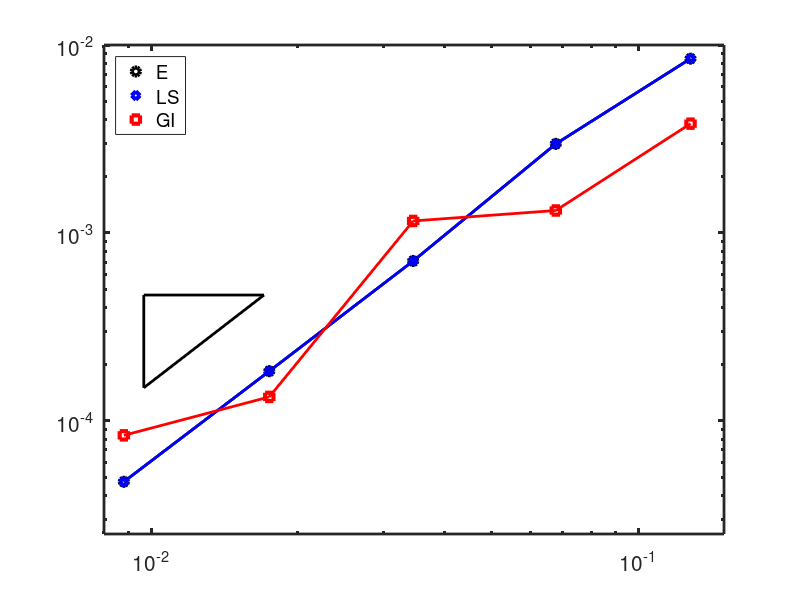

Here is the MATLAB script that generated this plot: (Note: this script raises an error after producing the figure.)
%shape = 'quads';
%shape = 'triangles';
shape = 'voronoi';

switch shape
    case 'triangles'
%%%%%%%%%%%%%%%%%Triangles

h = [0.10101525445522107, 0.05018856132284956, 0.025141822757713456, 0.012525468249897755,...
     0.006261260829309998];

%H1ElectricError =  [0.5098721095770006, 0.12175648676696989, 0.03224235083294914, 0.007922421692486309, 0.001949904177034469];

%H1MagneticError = [2.0042181007879325, 0.9781866298047875, 0.5502616339498934, 0.28069706397737304, 0.13768142439140277];

%LSElectricError = [0.14818729871298789, 0.04458205952586334, 0.01236690803569729, 0.003386789150707841, 0.0008478943600952674];

%LSMagneticError = [1.737093523457867, 0.8830857310478574, 0.5308519199985781, 0.2801388010942833, 0.1374005242633508];

%PiecewiseElectric = [0.15617332183125077, 0.04720367855318061, 0.013734498731550082, 0.003706965600792301, 0.0009266598253482083];

%PiecewiseMagnetic = [1.7257613098011293, 0.8821623227726677, 0.5308026621064391, 0.2800706220693727, 0.13739725521090834];
%New trial.
%PiecewiseElectric = [0.15565380780196314, 0.06619434712739114, 0.016493843607543232, 0.004374138191195906, 0.0010836239662052856];
%PiecewiseMagnetic = [1.5431901128336851, 0.9569453749129787, 0.541891998918303, 0.28335839603304325, 0.14036938458439813];
%secondtitle = 'Triangles';
%Using the centroid
%PiecewiseElectric = [0.15617332183123447, 0.047203678553183685, 0.013734498731569515, 0.003706965600802786, 0.0009266598253584832];
%PiecewiseMagnetic = [1.632657414334451, 0.8685300411286138, 0.5292523226138253, 0.2798912912511224, 0.13737942008748644];

%Relative Errors
H1ElectricError   = [0.0066018410182922815, 0.0016411111026913435, 0.00044293381731688947, 0.00010903206288271363, 2.69209350699779e-05];

H1MagneticError   = [0.013916958988976465, 0.006632633060020177, 0.00372081132305619, 0.001893495679319807, 0.0009284458222196577];

LSElectricError   = H1ElectricError;

LSMagneticError   = H1MagneticError;

PiecewiseElectric = [0.002142036493849704, 0.0006506890054289756, 0.0001895306417710418, 5.11705921121986e-05, 1.2792573358683945e-05];

PiecewiseMagnetic = [0.011056580633680776, 0.0058626406802457474, 0.0035694745399296127, 0.001887214331824036, 0.0009262413268502271];
set(gca,'FontSize',15)
hold on
%Pick a basis point for the triangle
xseed = 0.9*h(5)+h(4)*0.1;
yseed = 0.01*0.25+0.001*.75;
%desiredSlope Of triangle
slope = 2;
%Another x point
xnext = h(4);


b = log10(yseed/(xseed^slope));


ynext = 10^(b)*xnext^slope;


x = [xseed, xseed,xnext,ynext];
%secondtitle = 'Triangles';




%Plotting the electric field
figure(1)
clf
loglog(h,H1ElectricError,'o','LineWidth',3,'color','k');
hold on
loglog(h,LSElectricError,'d','LineWidth',3,'color','b');
loglog(h,PiecewiseElectric,'s','Linewidth',3,'color','r');
loglog(h,H1ElectricError,'LineWidth',2,'Color','k');
loglog(h,LSElectricError,'LineWidth',2,'Color','b');
loglog(h,PiecewiseElectric,'Linewidth',2,'Color','r');

set(gca,'FontSize',15)
set(gca,'linewidth',2)
hold on
%Pick a basis point for the triangle
xseed = 0.9*h(5)+h(4)*0.1;
yseed = 0.00005;
%desiredSlope Of triangle
slope = 2;
%Another x point
xnext = h(4);


b = log10(yseed/(xseed^slope));


ynext = 10^(b)*xnext^slope;


x = [xseed, xseed, xnext, xseed];
y = [yseed, ynext, ynext, yseed];

loglog(x,y,'LineWidth',2,'Color','k')

%text(xseed*0.7+0.3*xnext,ynext+0.003,'1','Fontsize',15)
%text(xseed-0.001,0.5*yseed+0.5*ynext,'2','Fontsize',15)





%title('Triangular Mesh')





%Now the ticks
%The x-axis
leftaxis = 0.005;
rightaxis = 0.13;
upaxis = 0.012;
downaxis = 10e-6;

axis([leftaxis rightaxis downaxis upaxis])

legend('E','LS', 'GI')
legend('Location','northwest')

%Plotting The magnetic Field
test = imread('TriangularMesh.png'); 
axes('position',[0.657 0.145 0.225 0.25]); 
imagesc(test)
set(gca,'YTickLabel',[]);
set(gca,'XTickLabel',[]);
figure(2)
clf
loglog(h,H1MagneticError,'o','LineWidth',3,'color','k')
hold on
loglog(h,LSMagneticError,'d','LineWidth',3,'color','b')
loglog(h,PiecewiseMagnetic,'s','Linewidth',3,'color','r');
loglog(h,H1MagneticError,'LineWidth',2,'Color','k')
loglog(h,LSMagneticError,'LineWidth',2,'Color','b')
loglog(h,PiecewiseMagnetic,'Linewidth',2,'Color','r');
set(gca,'FontSize',15)
set(gca,'linewidth',2)

hold on

%Pick a basis point for the triangle
xseed = h(4)*0.05+0.95*h(5);
yseed = 0.0015;
%desiredSlope Of triangle
slope = 1;
%Another x point
xnext = h(4);


b = log10(yseed/(xseed^slope));


ynext = 10^(b)*xnext^slope;


x = [xseed, xseed, xnext, xseed];
y = [yseed, ynext, ynext, yseed];

loglog(x,y,'LineWidth',2,'Color','k')


%text(xseed*0.7+0.3*xnext,ynext+0.01+0.01+0.01+0.01,'1','FontSize',15)
%text(xseed-0.0015/1.5,0.5*yseed+0.5*ynext,'1','FontSize',15)










%title('Triangular Mesh')
%xlabel('Mesh Size')
%ylabel('Error On Magnetic Field')


%axis([0.01-0.005 0.1+0.01 0.1+0.1 3])

leftaxis = 0.005;
rightaxis = 0.13;
downaxis = 0.0008;
upaxis = 0.015;

axis([leftaxis rightaxis downaxis upaxis])
%xlabel('Mesh Size')

ax = log10(leftaxis);
bx = log10(rightaxis);
tx = ax:(bx-ax)/10:bx;
tx = 10.^(tx);
ay = log10(downaxis);
by = log10(upaxis);
ty = ay:(by-ay)/10:by;
ty = 10.^(ty);

legend('E','LS','GI')
legend('Location','northwest')
%xticks(tx)
%yticks(ty)

%grid on
test = imread('TriangularMesh.png'); 
axes('position',[0.657 0.145 0.225 0.25]); 
imagesc(test)
set(gca,'YTickLabel',[]);
set(gca,'XTickLabel',[]);




























    case 'quads'
%%%%%%%%%%%%%%%%%%%PerturbedSquares
%h = [0.471405,0.235702,0.122975,0.0614875,0.0310816,0.0155408,0.00779781];
%The above was the older mesh-size

h = [0.16666666666666666, 0.08333333333333333, 0.043478260869565216, 0.021739130434782608,...
     0.010989010989010988];%, 0.005494505494505494,0.0027548209366391185];

%H1ElectricError = [0.1505488392083424, 0.07540240822978826, 0.01964292814740662, 0.00461064875933448, 0.0010155804421071366];

%H1MagneticError = [1.3485966107898497, 0.515270877390314, 0.22681651972361622, 0.10557908129467171, 0.05201601043760578];
                                                      
%LSElectricError = [0.10257125554190669, 0.04721190787824579, 0.014863112248450432, 0.0036221150547460566, 0.0007750246467491926];
%LSMagneticError = [0.9331853803694574, 0.45839095006777036, 0.2045238649645601, 0.10048477597864197, 0.05047566104015773];

%PiecewiseElectric = [0.06401026321938064, 0.023402075732633493, 0.010531654108504205, 0.0026036967096083725, 0.0004036108290974887];
%PiecewiseMagnetic = [0.9047620434005373, 0.44128757090293436, 0.20226301729409893, 0.10020865068781082, 0.05040840568641607];
%New trial
%PiecewiseElectric = [0.0512350094121807, 0.023635417304269993, 0.007083805155839038, 0.002505228754786083, 0.0017995519817493328];
%PiecewiseMagnetic = [0.8046433434267048, 0.4318927166148368, 0.20971710032225624, 0.10885451829483941, 0.05581372009656225];
%secondtitle = 'On Perturbed squares';
%Using the centroid
%PiecewiseElectric = [0.06399634115666948, 0.023420083928144014, 0.010532075496569855, 0.0026037656684741953, 0.00040364092518334354];
%PiecewiseMagnetic = [0.5496670990445647, 0.4000805616528737, 0.1985465027804371, 0.09980004534231372, 0.0502907138579932];
%Plotting the electric field

%Relative Errors
H1ElectricError   = [0.001774417930875261, 0.0010062351690206253, 0.0002637642679525955, 6.217070950806123e-05, 1.3907865683591227e-05];

H1MagneticError   = [0.009534427732761534, 0.0035522498596006944, 0.001532968126216255, 0.0007127225108885281, 0.00035083375879386953];

LSElectricError   = H1ElectricError;

LSMagneticError   = H1MagneticError;

PiecewiseElectric = [0.0008751450878900018, 0.0003225251494994439, 0.00014529896989628577, 3.593982412134691e-05, 5.572181166640876e-06];

PiecewiseMagnetic = [0.003722607642478202, 0.002700378986463313, 0.0013390200102385234, 0.0006729085824221313, 0.00033906931857913345];

figure(1)

clf

loglog(h,H1ElectricError,'o','LineWidth',3,'color','k')
hold on
loglog(h,LSElectricError,'d','LineWidth',3,'color','b')
loglog(h,PiecewiseElectric,'s','Linewidth',3,'color','r');
loglog(h,H1ElectricError,'LineWidth',2,'Color','k')
loglog(h,LSElectricError,'LineWidth',2,'Color','b')
loglog(h,PiecewiseElectric,'Linewidth',2,'color','r');
%loglog(h,10^(1)*h.^(1.8))
hold on
%Pick a basis point for the triangle
xseed = 0.95*h(5)+0.05*h(4);
yseed = 0.000025;
%desiredSlope Of triangle
slope = 2;
%Another x point
xnext = h(4);


b = log10(yseed/(xseed^slope));


ynext = 10^(b)*xnext^slope;


x = [xseed, xseed, xnext, xseed];
y = [yseed, ynext, ynext, yseed];

loglog(x,y,'r','LineWidth',2,'Color','k')
set(gca,'FontSize',15)
set(gca,'linewidth',2)
%text(xseed*0.7+0.3*xnext,ynext+0.002,'1','FontSize',15)
%text(xseed-0.002,0.5*yseed+0.5*ynext,'2','FontSize',15)




%title('Perturbed Quadrilateral Mesh')
%axis([0.01 0.25 (0.001+0.0001)/2 .15])
%xlabel('Mesh Size')
%ylabel('Error On Electric Field')

leftaxis = 0.009;
rightaxis = 0.18;
downaxis = 0.00004;
upaxis = 0.0022;

axis([leftaxis rightaxis downaxis upaxis])


ax = log10(leftaxis);
bx = log10(rightaxis);
tx = ax:(bx-ax)/10:bx;
tx = 10.^(tx);
ay = log10(downaxis);
by = log10(upaxis);
ty = ay:(by-ay)/10:by;
ty = 10.^(ty);

legend('E','LS', 'GI')
legend('Location','northwest')
%xti16cks(tx)
%yticks(ty)

test = imread('PerturbedSquaresMesh.png'); 
axes('position',[0.657 0.145 0.225 0.25]); 
imagesc(test)
set(gca,'YTickLabel',[]);
set(gca,'XTickLabel',[]);



%grid on



%Plotting The magnetic Field

figure(2)
clf
loglog(h,H1MagneticError,'o','LineWidth',3,'color','k')
hold on
loglog(h,LSMagneticError,'d','LineWidth',3,'color','b')
loglog(h,PiecewiseMagnetic,'s','Linewidth',3,'color','r');
loglog(h,H1MagneticError,'LineWidth',2,'Color','k')
loglog(h,LSMagneticError,'LineWidth',2,'Color','b')
loglog(h,PiecewiseMagnetic,'Linewidth',2,'color','r');

hold on

%Pick a basis point for the triangle
xseed = h(4)*0.05+0.95*h(5);
yseed = 0.0005;
%desiredSlope Of triangle
slope = 1;
%Another x point
xnext = h(4);


b = log10(yseed/(xseed^slope));


ynext = 10^(b)*xnext^slope;


x = [xseed, xseed, xnext, xseed];
y = [yseed, ynext, ynext, yseed];

loglog(x,y,'LineWidth',2,'Color','k')


%text(xseed*0.7+0.3*xnext,ynext+0.01+0.01,'1','FontSize',15)
%text(xseed-0.0015,0.5*yseed+0.5*ynext,'1','FontSize',15)

set(gca,'FontSize',15)
set(gca,'linewidth',2)







%title('Perturbed Quadrilateral Mesh')
%xlabel('Mesh Size')
%ylabel('Error On Magnetic Field')
%axis([0.01 0.25 0.75*10^(-1)+0.25*0.01 1])
%grid on

leftaxis = 0.009;
rightaxis = 0.18;
downaxis = 0.00025;
upaxis = 0.012;

axis([leftaxis rightaxis downaxis upaxis])


ax = log10(leftaxis);
bx = log10(rightaxis);
tx = ax:(bx-ax)/10:bx;
tx = 10.^(tx);
ay = log10(downaxis);
by = log10(upaxis);
ty = ay:(by-ay)/10:by;
ty = 10.^(ty);



%xticks(tx)
%yticks(ty)


legend('E','LS','GI')
legend('Location','northwest')
test = imread('PerturbedSquaresMesh.png'); 
axes('position',[0.657 0.145 0.225 0.25]); 
imagesc(test)
set(gca,'YTickLabel',[]);
set(gca,'XTickLabel',[]);
    case 'voronoi'
%%%%%%%%%%%%%%%%%%%%%%%%%%Voronoi

%h = [0.12803687993289598, 0.06772854614785964, 0.03450327796711771, 0.017476749542968805,...
%     0.008787156237382746];%, 0.004419676355414694,0.0022139558199118672];

%ElectricError = [0.4846671385368301, 0.17629056352803815, 0.0894535222510598, 0.013677866376455412,...
%    0.006616196310031363];

%MagneticError = [4.418879142501644, 2.4900590603987354, 1.2075527434363857, 0.5879063547722386,...
% 0.276556530752596];

h = [0.12803687993289598, 0.06772854614785964, 0.03450327796711771, 0.017476749542968805,0.008787156237382746];

%H1ElectricError = [0.6402171603657321, 0.2191316614798317, 0.05161479281147327, 0.013327689044599616, 0.003435073380290061];

%H1MagneticError = [3.3226284919819693, 1.6827177392771193, 0.7955836030979955, 0.3792426183789603, 0.18192650249011413];

%LSElectricError = [0.3682110522050534, 0.15810796882225037, 0.03953170336385856, 0.010469264282408906, 0.003850058673999911];

%LSMagneticError = [2.697860282739323, 1.504084831376333, 0.74567700206153, 0.36236339153342956, 0.17296289875225518];
%Original (using sum x_i/N as the point)
%PiecewiseElectric = [0.2844938672969478, 0.0957880521111463, 0.08430848536317731, 0.010034323386856954, 0.006058071946101146];
%PiecewiseMagnetic = [2.526393278930101, 1.4568176720822381, 0.7152759426644181, 0.35076653688237175, 0.1663073302200001];
%New
%PiecewiseElectric = [0.2742857252259966, 0.09915374034956144, 0.08463413832732498, 0.01187454501946442, 0.006399316962147336];
%PiecewiseMagnetic = [2.574014260656867, 1.495773132863638, 0.7397827741185969, 0.366456406959799, 0.1755798605185168];
%secondtitle='Voronoi';
%Using the centroid
%PiecewiseElectric = [0.27746878534448505, 0.09546265049240821, 0.08390558807034822, 0.009715678669095975, 0.006066470576797099];
%PiecewiseMagnetic = [2.534962998626922, 1.449425945308744, 0.7070098149587313, 0.34659967018971993, 0.16376959355435852];

%Relative Errors
H1ElectricError   = [0.00845940149671967, 0.0029779545406830566, 0.0007088809050338395, 0.00018380482499734087, 4.7407445420933354e-05];

H1MagneticError   = [0.02310924244551625, 0.011438436350391148, 0.005374986983259667, 0.0025580663010301456, 0.0012266852950447824];

LSElectricError   = H1ElectricError;

LSMagneticError   = H1MagneticError;

PiecewiseElectric = [0.003814593166903991, 0.001316450788757688, 0.0011579456279979844, 0.00013411656251855646, 8.374815634413833e-05];

PiecewiseMagnetic = [0.01716968221857468, 0.00978890083640975, 0.004768700680518675, 0.002337061575947633, 0.0011041751607145534];


figure(1)

clf

loglog(h,H1ElectricError,'o','LineWidth',3,'color','k')
hold on
loglog(h,LSElectricError,'d','LineWidth',3,'color','b')
loglog(h,PiecewiseElectric,'s','Linewidth',3,'color','r');
loglog(h,H1ElectricError,'LineWidth',2,'Color','k')
loglog(h,LSElectricError,'LineWidth',2,'Color','b')
loglog(h,PiecewiseElectric,'Linewidth',2,'color','r');
hold on
%Pick a basis point for the triangle
xseed = 0.9*h(5)+h(4)*0.1;
%yseed = 0.0124;
yseed = 0.00015;
%desiredSlope Of triangle
slope = 2;
%Another x point
xnext = h(4)*0.95+0.05*h(5);


b = log10(yseed/(xseed^slope));


ynext = 10^(b)*xnext^slope;


x = [xseed, xseed, xnext, xseed];
y = [yseed, ynext, ynext, yseed];

loglog(x,y,'LineWidth',2,'Color','k')

%text(xseed*0.7+0.3*xnext,ynext+0.001+0.0035,'1','FontSize',15)
%text(xseed-0.0012,0.5*yseed+0.5*ynext,'2','FontSize',15)
set(gca,'FontSize',15)
set(gca,'linewidth',2)



%title('Voronoi Tesselation')





%Now the ticks
%The x-axis
%leftaxis = 0.0077;
%rightaxis = 0.1+0.05;
%upaxis = 0.55;
%downaxis = 0.0048;

leftaxis  = 0.008;
rightaxis = 0.15;
upaxis = 0.01;
downaxis = 0.000025;
axis([leftaxis rightaxis downaxis upaxis])
%xlabel('Mesh Size')

ax = log10(leftaxis);
bx = log10(rightaxis);
tx = ax:(bx-ax)/10:bx;
tx = 10.^(tx);
ay = log10(downaxis);
by = log10(upaxis);
ty = ay:(by-ay)/10:by;
ty = 10.^(ty);

%ylabel('Error On Electric Field')

%xticks(tx)
%yticks(ty)
%grid on

legend('E','LS','GI')
legend('Location','northwest')


test = imread('VoronoiMesh.png'); 
axes('position',[0.657 0.145 0.225 0.25]); 
imagesc(test)
set(gca,'YTickLabel',[]);
set(gca,'XTickLabel',[]);


%Plotting The magnetic Field

figure(2)
clf
loglog(h,H1MagneticError,'o','LineWidth',3,'color','k')
hold on
loglog(h,LSMagneticError,'d','LineWidth',3,'color','b')
loglog(h,PiecewiseMagnetic,'s','Linewidth',3,'color','r');
loglog(h,H1MagneticError,'LineWidth',2,'Color','k')
loglog(h,LSMagneticError,'LineWidth',2,'Color','b')
loglog(h,PiecewiseMagnetic,'Linewidth',2,'color','r');


hold on

%Pick a basis point for the triangle
%xseed = h(4)*0.25+0.75*h(5);
%yseed = 0.45;
xseed = 0.95*h(5)+0.05*h(4);
yseed = 0.0015;
%desiredSlope Of triangle
slope = 1;
%Another x point
%xnext = h(4);
xnext = h(5)*0.05+0.95*h(4);


b = log10(yseed/(xseed^slope));


ynext = 10^(b)*xnext^slope;


x = [xseed, xseed, xnext, xseed];
y = [yseed, ynext, ynext, yseed];

loglog(x,y,'LineWidth',2,'Color','k')


%text(xseed*0.7+0.3*xnext,ynext+0.01+0.01+0.01+0.01+0.01,'1','FontSize',15)
%text(xseed-0.0015/1.5,0.5*yseed+0.5*ynext,'1','fontSize',15)




set(gca,'FontSize',15)
set(gca,'linewidth',2)




%title('Voronoi Tesselation')
%xlabel('Mesh Size')
%ylabel('Error On Magnetic Field')


%axis([0.01-0.005 0.1+0.01 0.1+0.1 3])

%leftaxis = 0.0068*.99+0.01*0.119;
%rightaxis = 0.15;
%downaxis = 0.25;
%upaxis = 5;
leftaxis = 0.008;
rightaxis = 0.15;
downaxis = 0.0008;
upaxis = 0.026;
axis([leftaxis rightaxis downaxis upaxis])
%xlabel('Mesh Size')

ax = log10(leftaxis);
bx = log10(rightaxis);
tx = ax:(bx-ax)/10:bx;
tx = 10.^(tx);
ay = log10(downaxis);
by = log10(upaxis);
ty = ay:(by-ay)/10:by;
ty = 10.^(ty);

%xticks(tx)
%yticks(ty)

%grid on
legend('E','LS','GI')
legend('Location','northwest')

test = imread('VoronoiMesh.png'); 
axes('position',[0.657 0.145 0.225 0.25]); 
imagesc(test)
set(gca,'YTickLabel',[]);
set(gca,'XTickLabel',[]);
end
